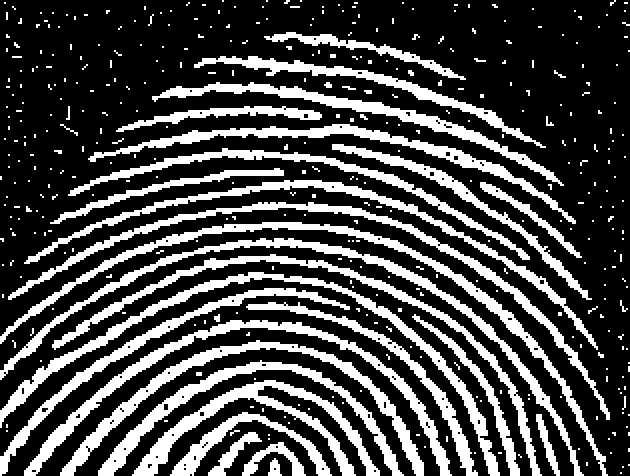
#> input picture Morphological Fingerprint Processing/11.jpg, 630 x 476 px
$ python morph3.py
#> lines starting #> are read from the running program, lines starting #| are printed output that depends on the picture; after the words box and inside, x2 and y2 are one past the last pixel; in counts of white or black regions, pixels touching at a corner belong together
import cv2
import numpy as np

img = cv2.imread('11.jpg',0)
#> img: shape (476, 630); 28.5% white; 414 white regions (355 under 20 px), largest, box (x1, y1, x2, y2) and area: (0, 222, 608, 476) 5552, (0, 272, 500, 476) 5488, (0, 238, 584, 476) 5348
img2 = cv2.imread('9-p.jpg',0)
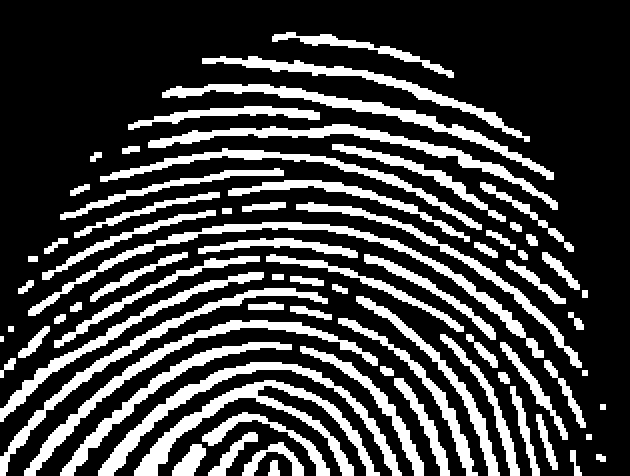
#> input picture Morphological Fingerprint Processing/9-p.jpg, 630 x 476 px
#> img2: shape (476, 630); 25.9% white; 75 white regions, largest, box (x1, y1, x2, y2) and area: (134, 380, 380, 476) 4452, (28, 222, 544, 358) 4328, (98, 362, 402, 476) 3916
kernel = np.ones((5,5), np.uint8)
kernel2 = np.ones((7,7), np.uint8)
kernel3 = np.array((
	[0, 1, 0],
	[1, 1, 1],
	[0, 1, 0]),dtype='uint8')

img_opening = cv2.morphologyEx(img, cv2.MORPH_OPEN, kernel)
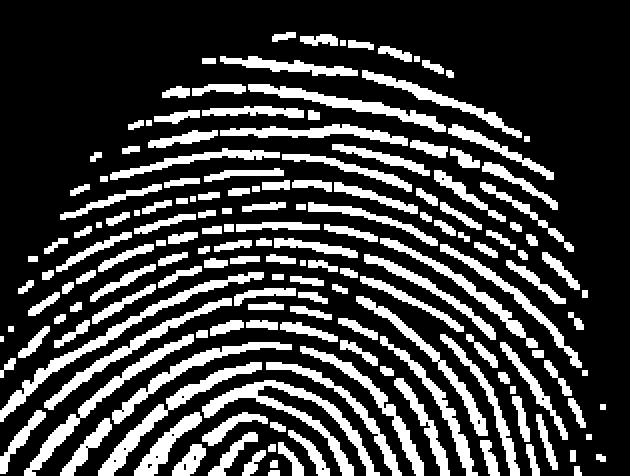
#> img_opening: shape (476, 630); 25.3% white; 167 white regions, largest, box (x1, y1, x2, y2) and area: (202, 380, 380, 476) 3144, (0, 272, 264, 422) 2708, (98, 362, 262, 476) 2312
img_closing = cv2.morphologyEx(img, cv2.MORPH_CLOSE, kernel)
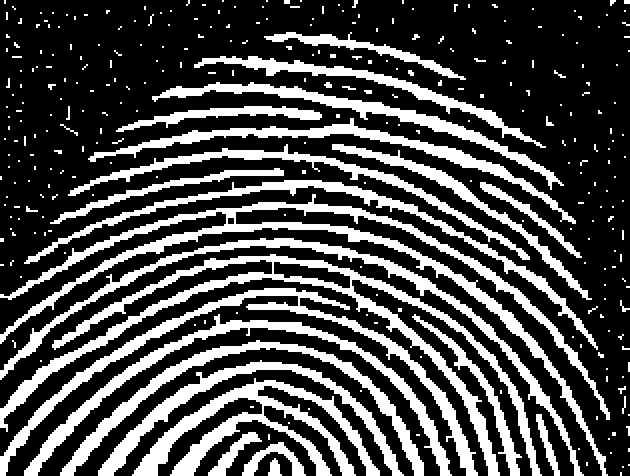
#> img_closing: shape (476, 630); 29.6% white; 314 white regions (250 under 20 px), largest, box (x1, y1, x2, y2) and area: (0, 194, 610, 476) 11012, (0, 254, 542, 476) 10396, (132, 378, 380, 476) 6800

img_erosion = cv2.erode(img, kernel3, iterations=1)
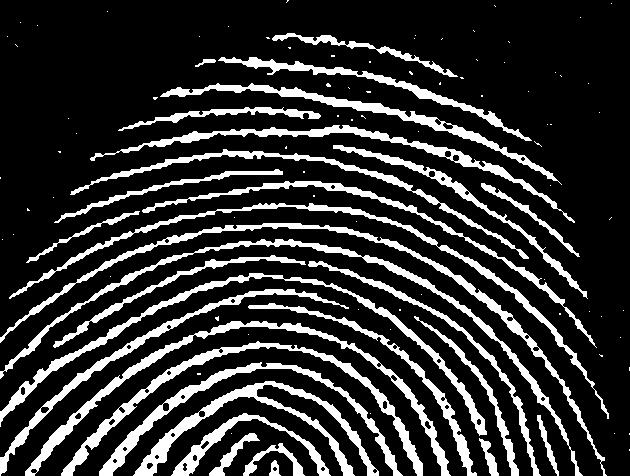
#> img_erosion: shape (476, 630); 19.5% white; 109 white regions (78 under 20 px), largest, box (x1, y1, x2, y2) and area: (25, 321, 451, 476) 3857, (0, 223, 607, 476) 3806, (0, 239, 583, 476) 3700
img_dilation = cv2.dilate(img_erosion, kernel3, iterations=1)
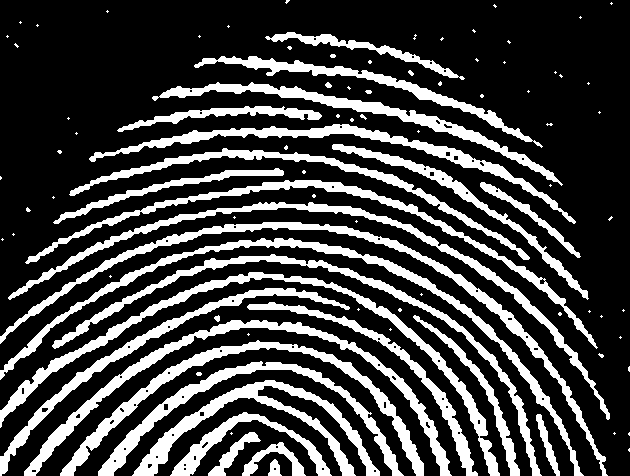
#> img_dilation: shape (476, 630); 26.2% white; 97 white regions (63 under 20 px), largest, box (x1, y1, x2, y2) and area: (0, 222, 608, 476) 5247, (0, 272, 500, 476) 5204, (0, 238, 584, 476) 5039
img_opening3 = cv2.morphologyEx(img_dilation, cv2.MORPH_OPEN, kernel2)
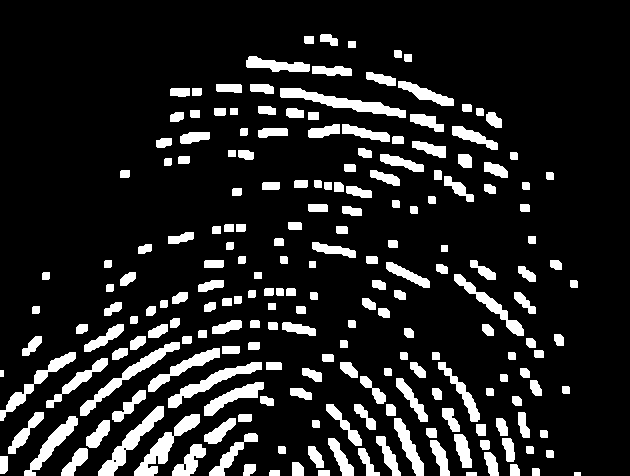
#> img_opening3: shape (476, 630); 13.8% white; 209 white regions, largest, box (x1, y1, x2, y2) and area: (280, 88, 406, 118) 1214, (134, 414, 200, 476) 1130, (80, 342, 180, 416) 1100
img_closing2 = cv2.morphologyEx(img_dilation, cv2.MORPH_CLOSE, kernel)
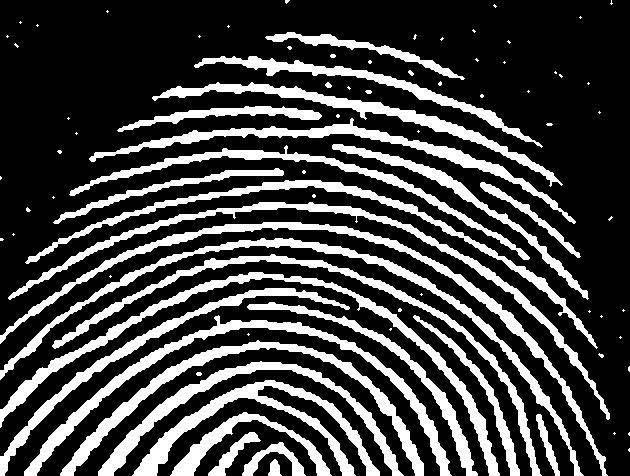
#> img_closing2: shape (476, 630); 26.8% white; 87 white regions (55 under 20 px), largest, box (x1, y1, x2, y2) and area: (0, 272, 500, 476) 5332, (0, 222, 608, 476) 5326, (24, 315, 452, 476) 5096
img_opening2 = cv2.morphologyEx(img_closing2, cv2.MORPH_OPEN, kernel3)
#> img_opening2: shape (476, 630); 26.8% white; 93 white regions (61 under 20 px), largest, box (x1, y1, x2, y2) and area: (0, 222, 608, 476) 5326, (0, 272, 500, 476) 5322, (24, 315, 452, 476) 5096


opening = cv2.morphologyEx(img, cv2.MORPH_OPEN, kernel)
close = cv2.morphologyEx(opening, cv2.MORPH_CLOSE, kernel)

cv2.imshow('Input', img)
cv2.imshow('Opening', img_opening)
cv2.imshow('Closing', img_closing)
cv2.imshow('Erosion Plus Dilation', img_dilation)
cv2.imshow('Erode + Dilate + Close',img_closing2)
cv2.imshow('Processed',img_closing2)
cv2.imshow('Final-Comparision Image', img2)
cv2.imshow('Improved', close)


cv2.imwrite('Input.png', img)
cv2.imwrite('Opening.png', img_opening)
cv2.imwrite('Closing.png', img_closing)
cv2.imwrite('ErosionPlusDilation.png', img_dilation)
cv2.imwrite('ErodeDilateClose.png',img_closing2)
cv2.imwrite('Processed.png',img_closing2)
cv2.imwrite('Final-ComparisionImage.png', img2)
cv2.imwrite('Improved.png', close)

cv2.waitKey(0)
cv2.destroyAllWindows()
